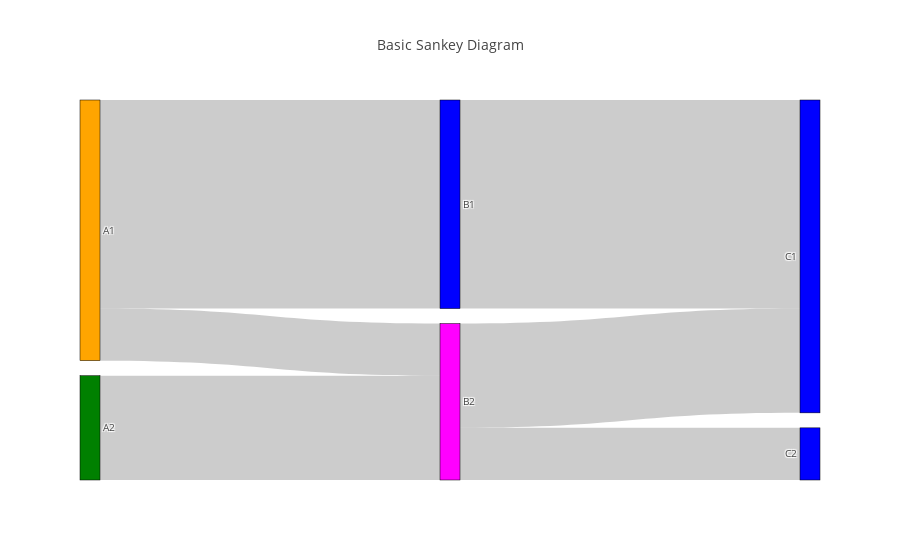

Write notebook code for a chart like this one.
### Code cell
data = dict(
    type='sankey',
    node = dict(
        pad = 15,
        thickness = 20,
        line = dict(
            color = "black",
            width = 0.5
        ),
        label = ["A1", "A2", "B1", "B2", "C1", "C2"],
        color = ["orange", "green", "blue", "magenta", "blue", "blue"]
    ),
    link = dict(
        source = [0,1,0,2,3,3],
        target = [2,3,3,4,4,5],
        value = [8,4,2,8,4,2]
))

layout =  dict(
    title = "Basic Sankey Diagram",
    font = dict(
      size = 10
    )
)

fig = dict(data=[data], layout=layout)
pl.iplot(fig, validate=False)

### Figure 1 — Plotly figure (JSON) as saved in the notebook; plotly's stock layout.template omitted (floating-point values rounded to 4 significant figures)
{"data": [{"link": {"source": [0, 1, 0, 2, 3, 3], "target": [2, 3, 3, 4, 4, 5], "value": [8, 4, 2, 8, 4, 2]}, "node": {"color": ["orange", "green", "blue", "magenta", "blue", "blue"], "label": ["A1", "A2", "B1", "B2", "C1", "C2"], "line": {"color": "black", "width": 0.5}, "pad": 15, "thickness": 20}, "type": "sankey"}], "layout": {"font": {"size": 10}, "title": "Basic Sankey Diagram"}}
